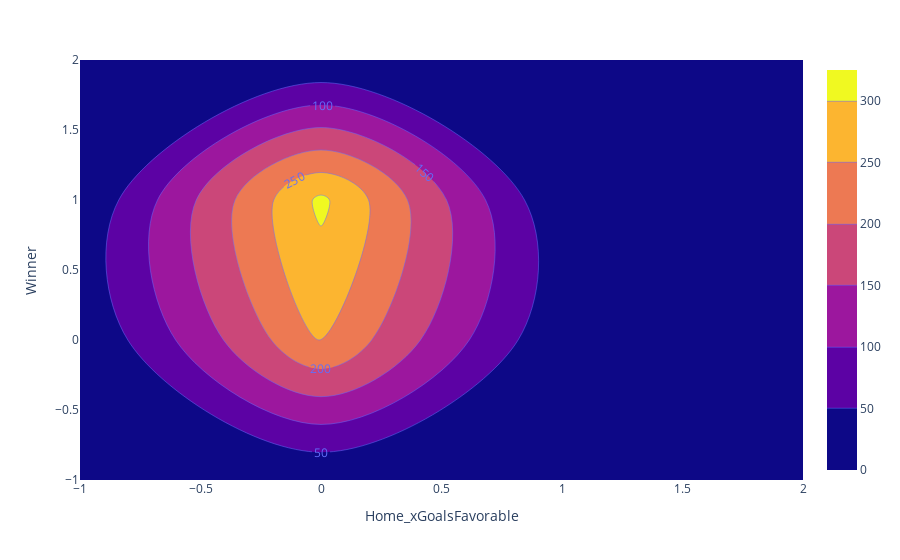

Notebook cell for this chart:
### Code cell
fig = px.density_contour (mydfViz, x='Home_xGoalsFavorable', y='Winner')
fig.update_traces(contours_coloring="fill", contours_showlabels = True)
fig.show()

### Figure 1 — Plotly figure (JSON) as saved in the notebook; plotly's stock layout.template omitted (floating-point values rounded to 4 significant figures; data arrays with more than 128 entries replaced by an {"elided": "..."} marker saying what was removed)
{"data": [{"contours": {"coloring": "fill", "showlabels": true}, "hovertemplate": "Home_xGoalsFavorable=%{x}<br>Winner=%{y}<br>count=%{z}<extra></extra>", "legendgroup": "", "line": {"color": "#636efa"}, "name": "", "showlegend": false, "type": "histogram2dcontour", "x": {"elided": "570 int values"}, "xaxis": "x", "xbingroup": "x", "y": {"elided": "570 int values"}, "yaxis": "y", "ybingroup": "y"}], "layout": {"legend": {"tracegroupgap": 0}, "margin": {"t": 60}, "xaxis": {"anchor": "y", "domain": [0, 1], "title": {"text": "Home_xGoalsFavorable"}}, "yaxis": {"anchor": "x", "domain": [0, 1], "title": {"text": "Winner"}}}}
